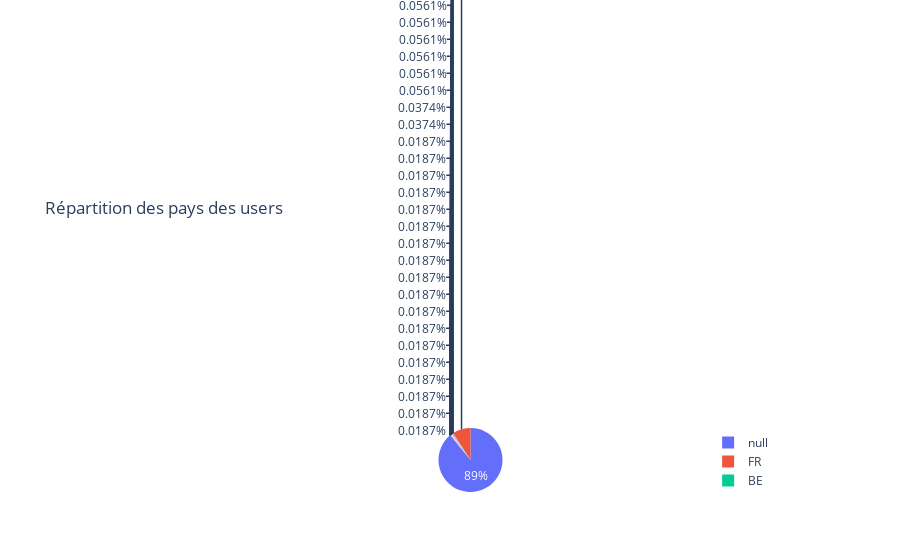

Notebook source saved alongside this figure:
### Code cell
# pieplot du nb de country
fig = px.pie(data_by_user, 
             values='nb_mooc', 
             names='country', 
             title='Répartition des pays des users')
fig.show()

### Figure 1 — Plotly figure (JSON) as saved in the notebook; plotly's stock layout.template omitted (floating-point values rounded to 4 significant figures; data arrays with more than 128 entries replaced by an {"elided": "..."} marker saying what was removed)
{"data": [{"domain": {"x": [0, 1], "y": [0, 1]}, "hovertemplate": "country=%{label}<br>nb_mooc=%{value}<extra></extra>", "labels": {"elided": "4329 str values"}, "legendgroup": "", "name": "", "showlegend": true, "type": "pie", "values": {"elided": "4329 int values"}}], "layout": {"legend": {"tracegroupgap": 0}, "title": {"text": "Répartition des pays des users"}}}
